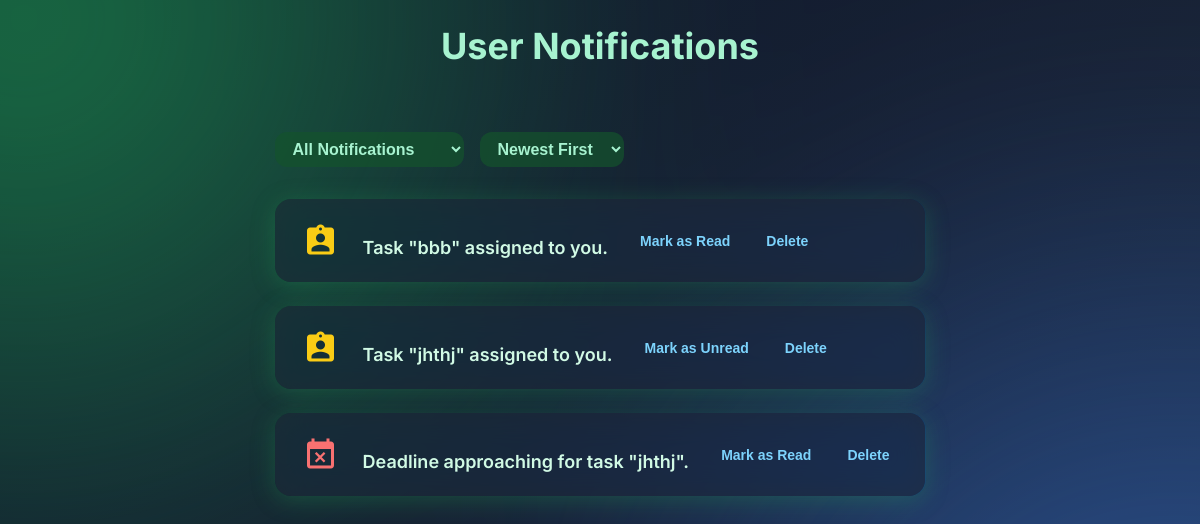
Before: /user_notify/ (signed in) with the older database file.
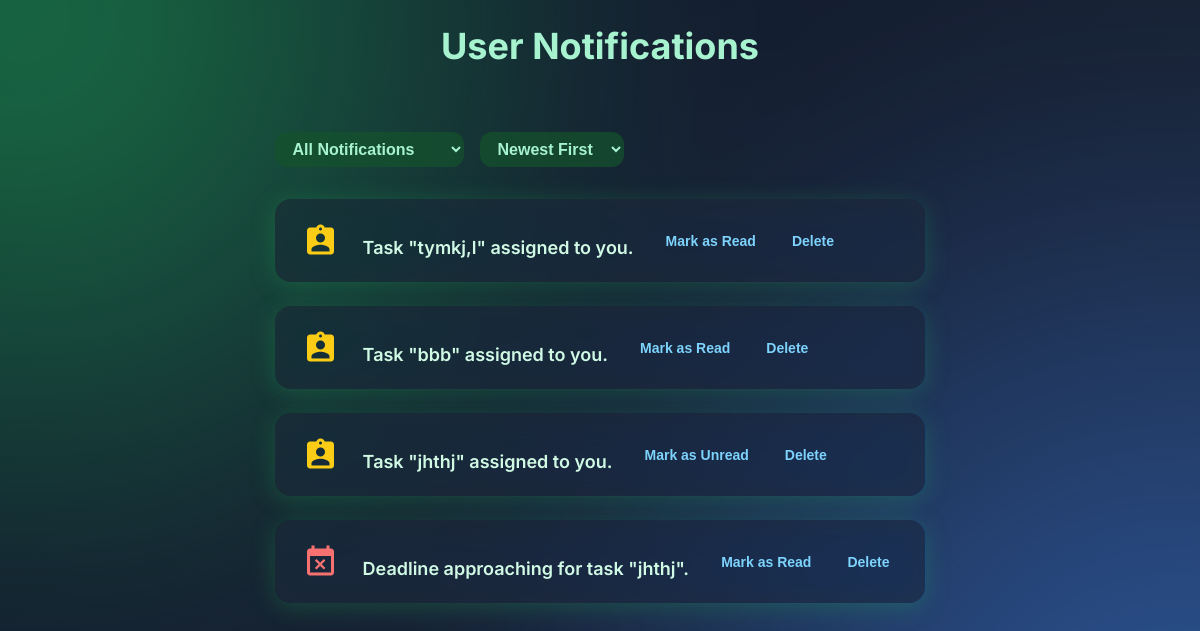
After: the same page with the newer database file.
### taskflowapp/models.py (models this page shows, shortened)
class Notification(models.Model):
    NOTIFICATION_TYPES = [
        ('assignment', 'Assignment'),
        ('deadline', 'Deadline'),
    ]
    user = models.ForeignKey(User, on_delete=models.CASCADE)
    message = models.TextField()
    type = models.CharField(max_length=20, choices=NOTIFICATION_TYPES)
    timestamp = models.DateTimeField(auto_now_add=True)
    is_read = models.BooleanField(default=False)

### taskflowapp/views.py (the view)
# urls.py: path('user_notify/',views.user_notify,name='user_notify_page'),
def user_notify(request):
    user_id = request.session.get('user_id')
    if not user_id:
        messages.error(request, "You must be logged in to view notifications.")
        return redirect('user_login')
    try:
        user = User.objects.get(id=user_id)
    except User.DoesNotExist:
        messages.error(request, "User not found.")
        return redirect('user_login')
    notifications = Notification.objects.filter(user=user).order_by('-timestamp')
    return render(request, 'user_notification_page.html', {
        'notifications': notifications,
        'user': user
    })

### taskflowapp/templates/user_notification_page.html (shortened to what this page needs)
{% load static %}
{% load humanize %}
<!DOCTYPE html>
<html lang="en">
<head>
  <link rel="stylesheet" href="{% static 'CSS/user_notification.css' %}" />
</head>
<body>
  <header>User Notifications</header>
  <main class="container">
    <div class="filters-bar">
      <select class="filter-select" id="filterType" aria-label="Filter notifications by type" onchange="filterNotifications()">
        <option value="all">All Notifications</option>
      </select>
      <select class="filter-select" id="sortOrder" aria-label="Sort notifications" onchange="sortNotifications()">
        <option value="newest">Newest First</option>
      </select>
    </div>
    <section id="notificationsList" class="notifications-list" aria-live="polite" aria-relevant="additions">
      {% if notifications %}
        {% for n in notifications %}
          <article class="notification-card" tabindex="0" data-type="{{ n.type }}" data-time="{{ n.created_at.timestamp }}">
            <div class="icon-container {% if n.type == 'assignment' %}icon-assignment{% elif n.type == 'deadline' %}icon-deadline{% endif %}">
            </div>
            <div class="message-container">
              <p class="notification-message">{{ n.message }}</p>
            </div>
            <div class="actions">
              <form method="post" action="{% url 'mark_notification_read' n.id %}">
                <button type="submit" class="action-btn">
                  {% if n.is_read %}Mark as Unread{% else %}Mark as Read{% endif %}
                </button>
              </form>
              <form method="post" action="{% url 'delete_notification' n.id %}">
                <button type="submit" class="action-btn">Delete</button>
              </form>
            </div>
          </article>
        {% endfor %}
      {% else %}
        <div id="noNotifications" class="no-notifications">No notifications found.</div>
      {% endif %}
    </section>
  </main>
</body>
</html>

Changed rows visible on the page:
added Notification: message "Task \"tymkj,l\" assigned to you.", is_read "Mark as Read"
